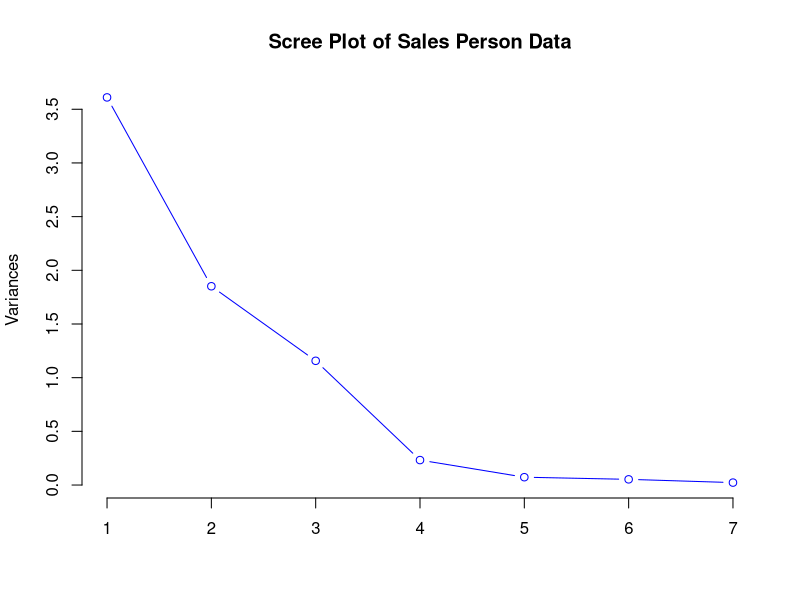

Reproduce this figure in R.
library(readxl)
library(psych)

# Import Auto.xlsx
SalesPersonData <- read_excel("./data/SalesPersonData.xlsx")
View(SalesPersonData)

# Variables are highly correlated
cor(SalesPersonData)

# Scale data so that variance is 1
var(SalesPersonData)
SPData <- scale(SalesPersonData)
SPData <- data.frame(SPData)
round(var(SPData),2)

# Principal Component Analysis 
salesPersonPCs <- prcomp(SPData)
names(salesPersonPCs)

# No correation between the principal components
round(cor(salesPersonPCs$x),2)

# Correlation is strong between one PC and one variable
round(cor(SPData,salesPersonPCs$x),2)

# Determine the number of principal components, pick only those that have a variance of greater than 1
summary(salesPersonPCs)
salesPersonPCs
plot(salesPersonPCs, type="l", main="Scree Plot of Sales Person Data", col="blue")

# Factor Analysis
salesPersonFactorsWithNoRotation <- principal(SalesPersonData, nfactors=3, rotate="none")
salesPersonFactorsWithNoRotation

# Factor Analysis with Varimax roration - maximizes the sum of the variances of the squared loadings (squared correlations between variables and factors)
salesPersonFactorsWithVarimaxRotation <- principal(SalesPersonData, nfactors=3, rotate="varimax")

# This indicates that we club Height, Weight to Physical Appearence; Education, IQ to Knowledge Score; the rest to maturity score
# We club dimensions based on the factor scores
salesPersonFactorsWithVarimaxRotation
